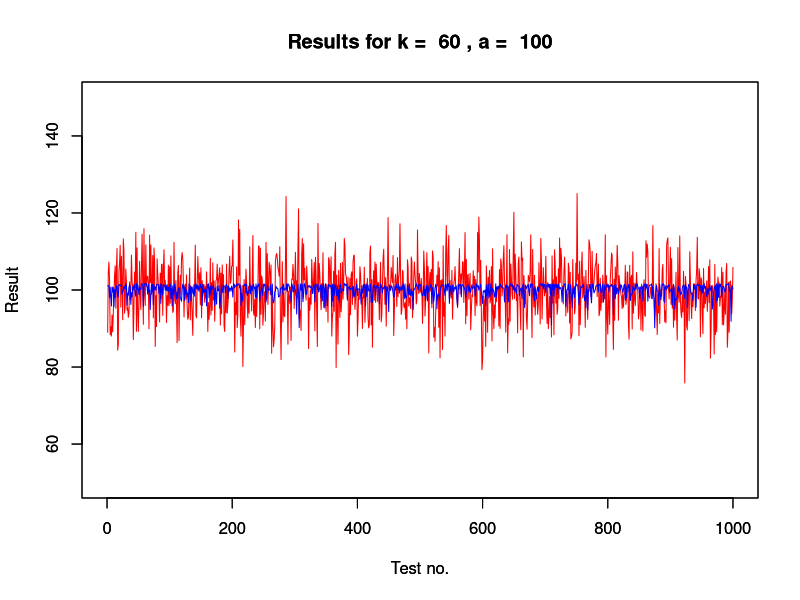
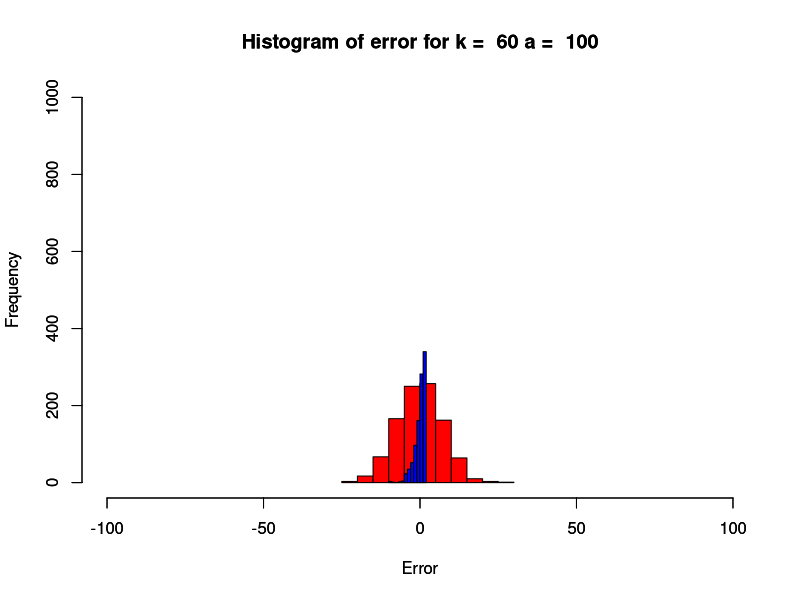
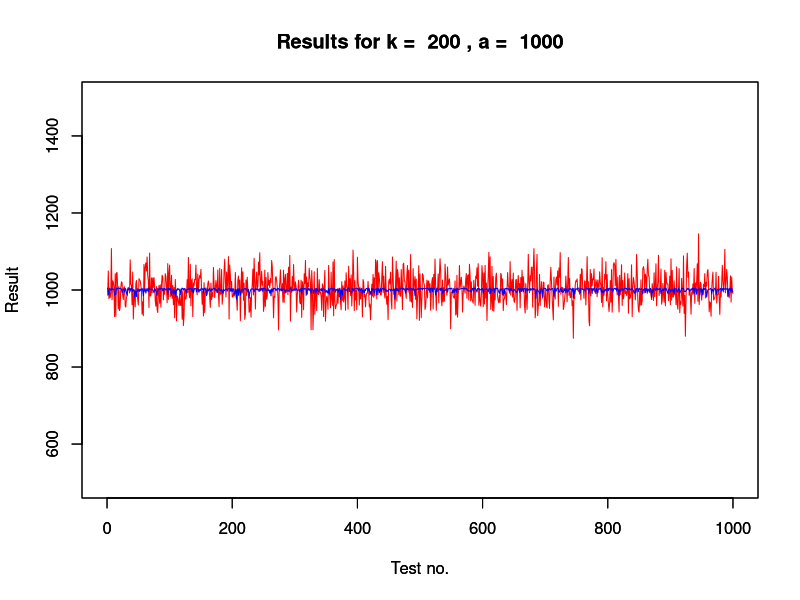
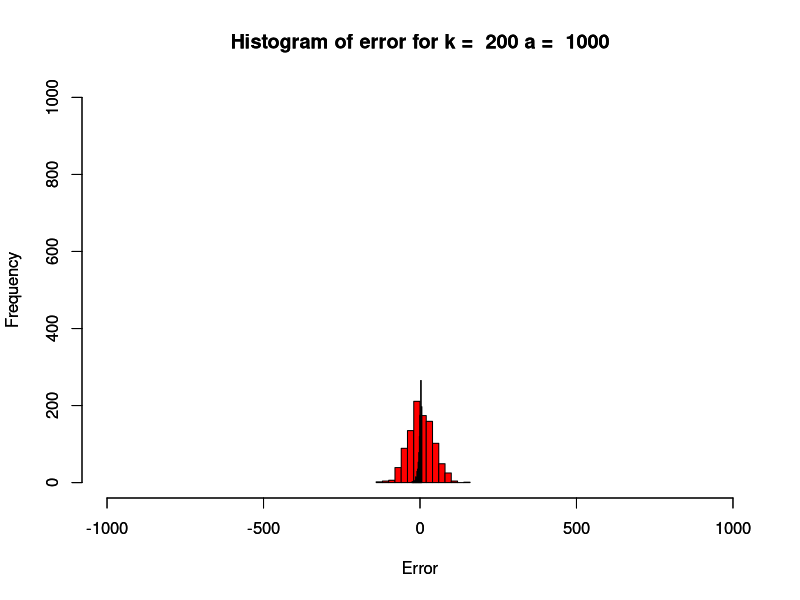
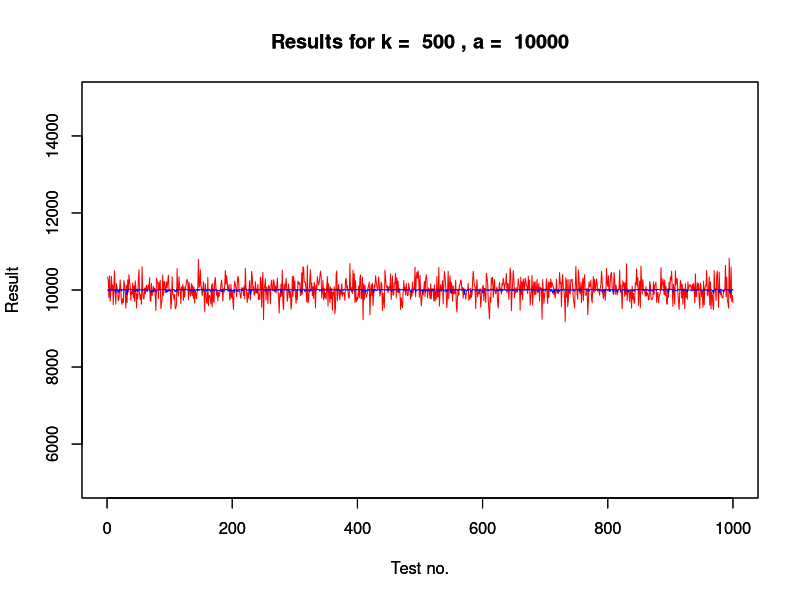
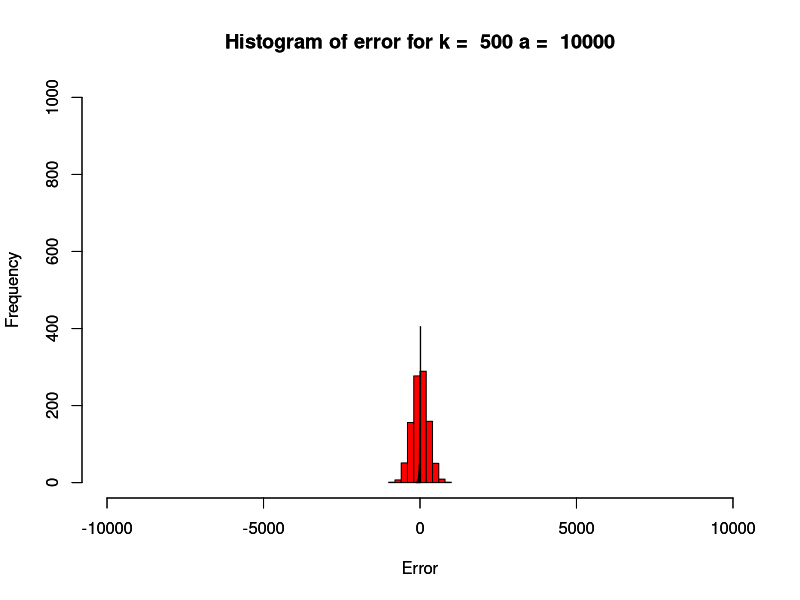
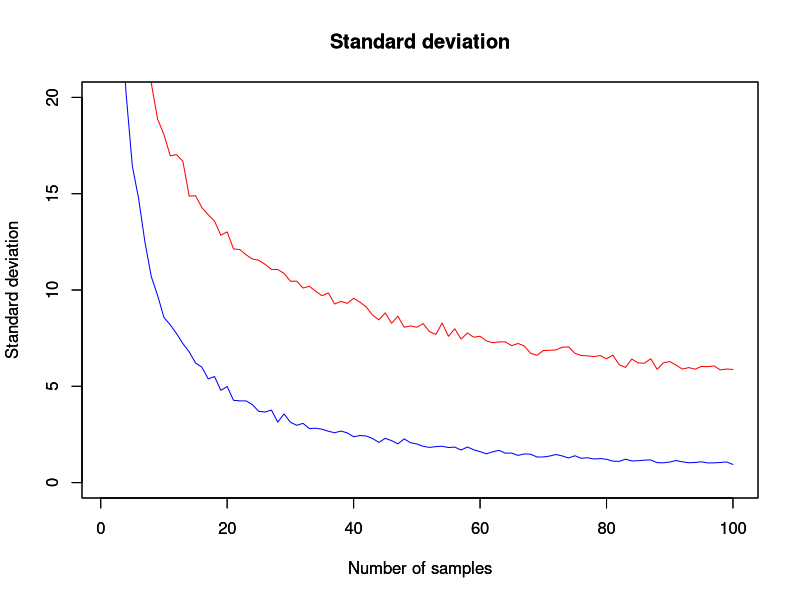

R code for these plots, in order:
# Tomasz Zakrzewski, tz336079, RPIS 2013/2014
# FIXME fix labels on plots

estMean = function(x) {
  return (2 * mean(x))
}

estMax = function(x) {
  n = length(x)
  return (max(x) * (n + 1) / n)
}

#global variables/constants
#for sd experiments
minKFrac = 1
maxKFrac = 100
fracStep = 1
defA = 100

#for ALL experiments
numTests = 1000

#global containers
meanRes = seq(numTests)
maxRes = seq(numTests)
meanError = seq(numTests)
maxError = seq(numTests)

experiment = function(k, a) {
  for (i in seq(numTests)) {
    x = runif(k, 0, a)
    meanRes[i] <<- estMean(x)
    maxRes[i] <<- estMax(x)
    meanError[i] <<- meanRes[i] - a
    maxError[i] <<- maxRes[i] - a
  }
}

plotExperiment = function(k, a) {
  experiment(k, a)

  plot(meanRes, main=paste("Results for k = ", k, ", a = ", a), type="l", col="red", 
       ylim=c(0.5 * a, 1.5 * a), xlim=c(0, numTests), xlab="Test no.", 
       ylab="Result")
  par(new=T)
  plot(maxRes, main=paste("Results for k = ", k, ", a = ", a), type="l", col="blue", 
       ylim=c(0.5 * a, 1.5 * a), xlim=c(0, numTests), xlab="Test no.", 
       ylab="Result")

  hist(meanError, main=paste("Histogram of error for k = ", k, "a = ", a), col="red", 
       xlim=c(-a, a), ylim=c(0, numTests), xlab="Error")
  par(new=T)
  hist(maxError, main=paste("Histogram of error for k = ", k, "a = ", a), col="blue", 
       xlim=c(-a, a), ylim=c(0, numTests),xlab="Error")
}

plotExperiment(60, 100)
plotExperiment(200, 1000)
plotExperiment(500, 10000)

meanDevs = seq(maxKFrac - minKFrac + 1)
maxDevs = seq(maxKFrac - minKFrac + 1)

for(kFrac in seq(minKFrac, maxKFrac, by=fracStep)) {
  experiment((kFrac / maxKFrac) * defA, defA)
  meanDevs[kFrac - minKFrac + 1] = sd(meanRes)
  maxDevs[kFrac - minKFrac + 1] = sd(maxRes)
}

plot(meanDevs, main="Standard deviation", type="l", col="red", 
     ylim=c(0, 2 * sqrt(defA)), xlim=c(minKFrac, maxKFrac), 
     xlab="Number of samples", ylab="Standard deviation")
par(new=T)
plot(maxDevs, main="Standard deviation", type="l", col="blue", 
     ylim=c(0, 2 * sqrt(defA)), xlim=c(minKFrac, maxKFrac), 
     xlab="Number of samples", ylab="Standard deviation")
